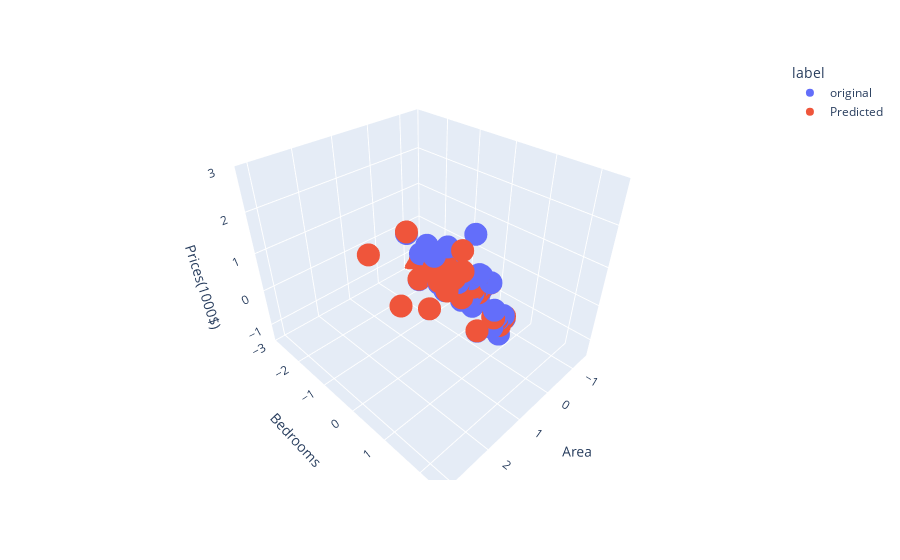

Here is the notebook cell this chart was saved with:
### Code cell
#plot the dataframe using plotly
fig = px.scatter_3d(df, x="Area", y="Bedrooms", color="label",z="Prices(1000$)" )
fig.show()
